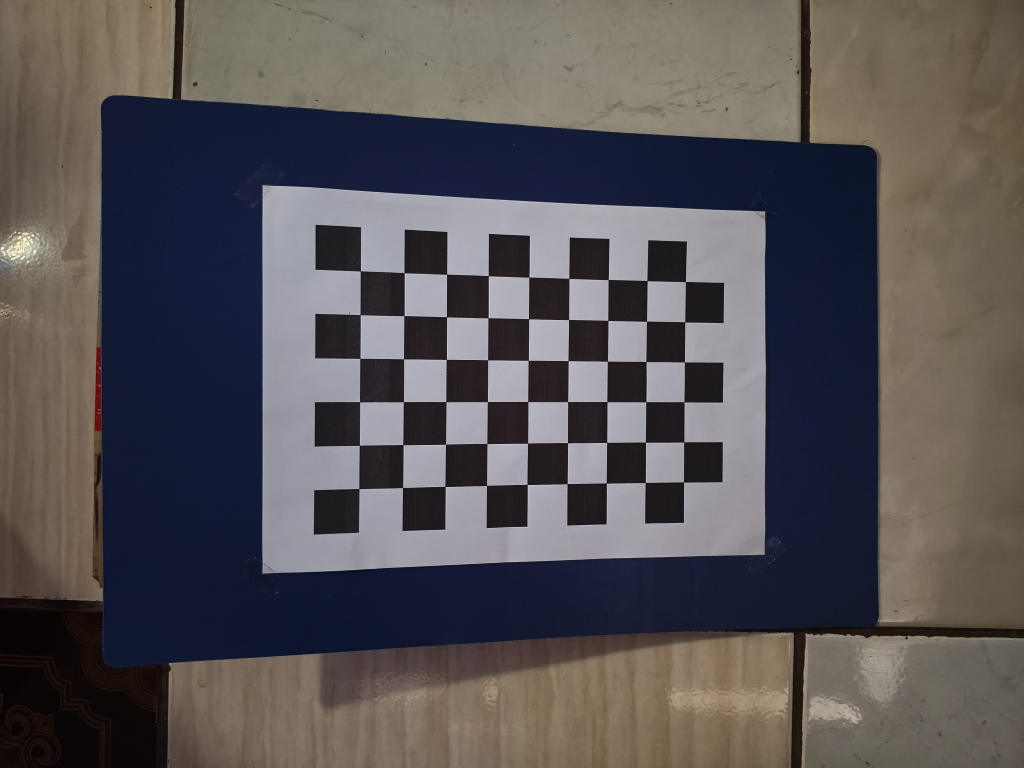
#> input picture praktikum_stereo/calibration/cal_09.jpg, 4096 x 3072 px (shown at 1/4 size); its folder holds only this picture in this run
$ jupyter execute --allow-errors Starter_Stereo_1HP.ipynb   (older library calls are emulated)
#> lines starting #> are read from the running program, lines starting #| are printed output that depends on the picture
# Starter Code — Stereo Vision dengan 1 HP

**Petunjuk persiapan foto, alat, dan hal yang harus dicatat ada di `README.md`.** Notebook ini untuk menjalankan kode dan mengisi hasil. Jalankan **A → G** berurutan.

## A — Konfigurasi dan pemeriksaan file
Isi tiga nilai yang diukur. Untuk Colab, ubah `UPLOAD_ZIP = True`.

[cell 1]
from pathlib import Path
import os, zipfile, csv
import cv2
import numpy as np
import matplotlib.pyplot as plt

# === ISI SESUAI README ===
PATTERN_SIZE = (9, 6)        # sudut dalam; papan cetak 10 x 7 kotak
SQUARE_SIZE_MM = 25.0        # GANTI dengan ukuran satu kotak hasil penggaris
BASELINE_CM = 10.0           # GANTI dengan perpindahan pusat kamera L -> R
UPLOAD_ZIP = False          # True hanya di Google Colab
DATA_DIR = Path('praktikum_stereo')

if UPLOAD_ZIP:
    from google.colab import files
    uploaded = files.upload()
    if len(uploaded) != 1 or not next(iter(uploaded)).lower().endswith('.zip'):
        raise ValueError('Unggah satu file ZIP folder praktikum_stereo.')
    name = next(iter(uploaded))
    with zipfile.ZipFile(name) as z:
        # Tolak entri yang berpotensi keluar dari direktori kerja
        for m in z.infolist():
            p = Path(m.filename)
            if p.is_absolute() or '..' in p.parts:
                raise ValueError('ZIP mengandung path tidak aman.')
        z.extractall('.')

CAL_DIR = DATA_DIR/'calibration'
STEREO_DIR = DATA_DIR/'stereo'
OUT = DATA_DIR/'output'
OUT.mkdir(parents=True, exist_ok=True)
image_ext = {'.jpg','.jpeg','.png','.bmp'}
cal_files = sorted(p for p in CAL_DIR.iterdir() if p.suffix.lower() in image_ext) if CAL_DIR.exists() else []
L_PATH, R_PATH = STEREO_DIR/'left.jpg', STEREO_DIR/'right.jpg'
print('OpenCV:',cv2.__version__)
print('Foto kalibrasi:',len(cal_files),'| kiri:',L_PATH.exists(),'| kanan:',R_PATH.exists())
print('Kotak:',SQUARE_SIZE_MM,'mm | baseline:',BASELINE_CM,'cm')
if SQUARE_SIZE_MM <= 0 or BASELINE_CM <= 0: raise ValueError('Ukuran kotak dan baseline harus positif.')
#> (the rest of this cell did not finish here and is left out)

## B — Deteksi sudut chessboard dan ukur jarak dalam piksel
Hasil `contoh jarak 2 sudut` adalah nilai **foto**, bukan focal length. Foto gagal otomatis dilewati.

[cell 2]
cols, rows = PATTERN_SIZE
obj = np.zeros((cols*rows,3),np.float32)
obj[:,:2] = np.mgrid[0:cols,0:rows].T.reshape(-1,2) * SQUARE_SIZE_MM
objpoints, imgpoints, ok_files, bad_files, spacings = [],[],[],[],[]
size_wh = None
preview = None
for path in cal_files:
    img = cv2.imread(str(path))
#> img is the input picture: shape (3072, 4096, 3); mean B, G, R 85, 82.8, 87.3
    if img is None: bad_files.append(path.name); continue
    gray = cv2.cvtColor(img,cv2.COLOR_BGR2GRAY)
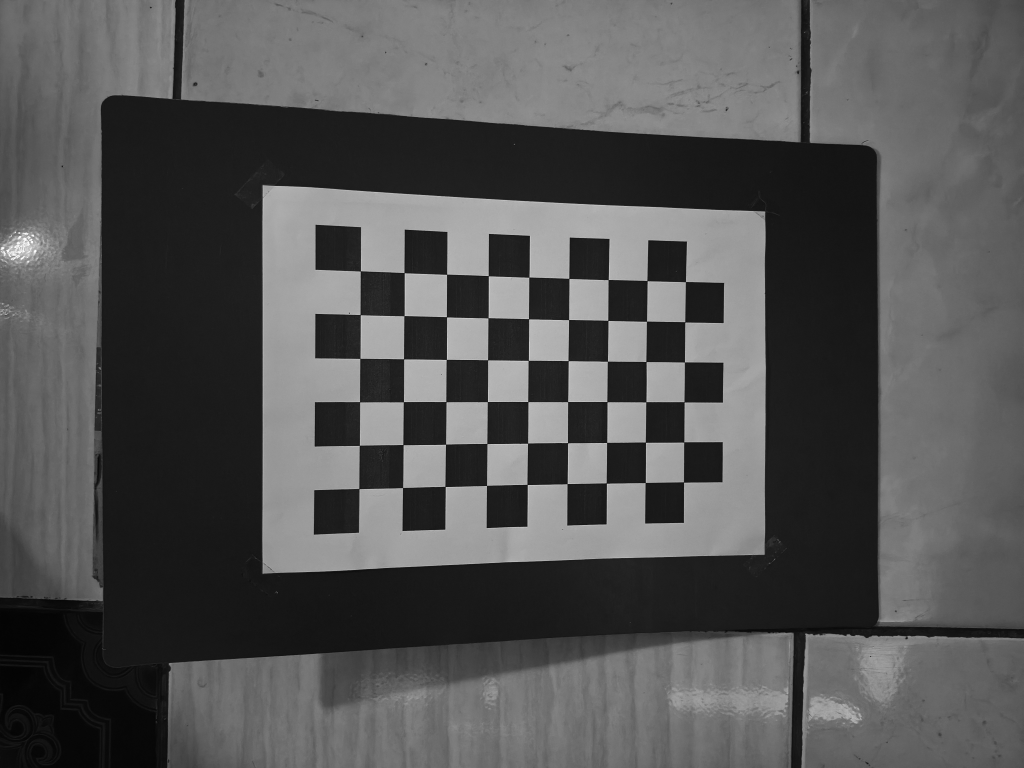
#> gray: shape (3072, 4096) (shown at 1/4 size); min 1, max 254, mean 84.4
    wh = (gray.shape[1],gray.shape[0])
    if size_wh is None: size_wh=wh
    if wh != size_wh:
        bad_files.append(path.name+' (resolusi berbeda)'); continue
    found,corners = cv2.findChessboardCornersSB(gray, PATTERN_SIZE)
#> found = True; corners = 54 rows, first 8: [2735.5, 1929.6], [2582.3, 1931.5], [2426.5, 1933.7], [2269.8, 1936.1], [2109.9, 1939.2], [1947.7, 1943], [1781.7, 1947.2], [1611.9, 1951.6]
    if not found: bad_files.append(path.name); continue
    corners = corners.astype(np.float32)
    objpoints.append(obj.copy()); imgpoints.append(corners)
    ok_files.append(path.name)
    spacings.append(float(np.linalg.norm(corners[1,0]-corners[0,0])))
    if preview is None:
        preview=img.copy()
        cv2.drawChessboardCorners(preview,PATTERN_SIZE,corners,True)
print('Foto valid:',len(ok_files),'| Gagal:',len(bad_files))
print('Foto gagal:',bad_files)
print('Contoh jarak dua sudut dalam piksel:', round(spacings[0],2) if spacings else None)
#| Contoh jarak dua sudut dalam piksel: 153.22
if preview is not None:
    plt.figure(figsize=(10,6));plt.imshow(cv2.cvtColor(preview,cv2.COLOR_BGR2RGB));plt.title('Titik sudut yang terdeteksi');plt.axis('off');plt.show()
    cv2.imwrite(str(OUT/'corners_preview.jpg'),preview)
#> (the rest of this cell did not finish here and is left out)

## C — Kalibrasi kamera: hasil `fx`, `fy`, `cx`, `cy`
Periksa RMS dan simpan hasilnya. **Tidak ada angka focal length asumsi**.

[cell 3]
rms,K,dist,rvecs,tvecs=cv2.calibrateCamera(objpoints,imgpoints,size_wh,None,None)
#> rms = 0.574; K = [[3472.8, 0, 2085.2], [0, 3465.8, 1532.6], [0, 0, 1]]; dist = [[0.0769, 5.83, 0.000956, 0.0134, -79.89]]; rvecs = ([0.377, 0.0178, -3.11],); tvecs = ([100.9, 61.94, 547.9],)
fx,fy,cx,cy = K[0,0],K[1,1],K[0,2],K[1,2]
#> fx = 3472.8; fy = 3465.8; cx = 2085.2; cy = 1532.6
print('Resolusi kalibrasi:',size_wh)
#| Resolusi kalibrasi: (4096, 3072)
print('K =\n',K)
#| K =
#|  [[3.47277249e+03 0.00000000e+00 2.08518475e+03]
#|  [0.00000000e+00 3.46576004e+03 1.53259342e+03]
#|  [0.00000000e+00 0.00000000e+00 1.00000000e+00]]
print(f'fx={fx:.2f} px | fy={fy:.2f} px | cx={cx:.2f} px | cy={cy:.2f} px')
#| fx=3472.77 px | fy=3465.76 px | cx=2085.18 px | cy=1532.59 px
print(f'RMS reprojection error={rms:.3f} px')
#| RMS reprojection error=0.574 px
print('Distorsi:',dist.ravel())
#| Distorsi: [ 7.69370137e-02  5.83473512e+00  9.56358987e-04  1.34199334e-02
#|  -7.98888074e+01]
np.savez(OUT/'calibration.npz',K=K,dist=dist,image_wh=size_wh,rms=rms,square_size_mm=SQUARE_SIZE_MM)
if not np.isfinite(rms) or rms > 2.0:
    print('PERHATIAN: RMS cukup besar. Periksa foto kalibrasi dan kesesuaian pola.')

[cell 4]
errs = []
for i in range(len(objpoints)):
    proj, _ = cv2.projectPoints(objpoints[i], rvecs[i], tvecs[i], K, dist)
    d = imgpoints[i].reshape(-1, 2) - proj.reshape(-1, 2)
    errs.append(float(np.sqrt(np.mean(np.sum(d**2, axis=1)))))
#> this loop made 1 pass
#> after the loop, errs = [0.574]
for n, e in sorted(zip(ok_files, errs), key=lambda t: -t[1]):
    print(n, round(e, 3))
#> this loop made 1 pass
#> (n, e) on pass 1: ('cal_09.jpg', 0.574)
#> (printed output is left out)
print('Rata-rata:', round(float(np.mean(errs)), 3))
#| Rata-rata: 0.574

[cell 5]
def calib(exclude=(), fix_k3=False):
    idx = [i for i, n in enumerate(ok_files) if n not in exclude]
    flags = cv2.CALIB_FIX_K3 if fix_k3 else 0
    r, K2, d2, _, _ = cv2.calibrateCamera(
        [objpoints[i] for i in idx], [imgpoints[i] for i in idx],
        size_wh, None, None, flags=flags)
    return r, K2, d2.ravel(), len(idx)

skenario = [(), ('cal_10.jpg',), ('cal_10.jpg','cal_11.jpg'),
            ('cal_10.jpg','cal_11.jpg','cal_13.jpg','cal_08.jpg')]
for ex in skenario:
    for fk in (False, True):
        r, K2, d2, n = calib(ex, fk)
        print(f'foto={n} fix_k3={fk} | RMS={r:.3f} | fx={K2[0,0]:.1f} fy={K2[1,1]:.1f} | k1={d2[0]:.3f} k2={d2[1]:.3f} k3={d2[4]:.3f}')
#> this loop made 4 passes
#| foto=1 fix_k3=False | RMS=0.574 | fx=3472.8 fy=3465.8 | k1=0.077 k2=5.835 k3=-79.889
#| foto=1 fix_k3=True | RMS=0.581 | fx=3563.8 fy=3553.3 | k1=0.260 k2=-1.139 k3=0.000
#| foto=1 fix_k3=False | RMS=0.574 | fx=3472.8 fy=3465.8 | k1=0.077 k2=5.835 k3=-79.889
#| foto=1 fix_k3=True | RMS=0.581 | fx=3563.8 fy=3553.3 | k1=0.260 k2=-1.139 k3=0.000
#| foto=1 fix_k3=False | RMS=0.574 | fx=3472.8 fy=3465.8 | k1=0.077 k2=5.835 k3=-79.889
#| foto=1 fix_k3=True | RMS=0.581 | fx=3563.8 fy=3553.3 | k1=0.260 k2=-1.139 k3=0.000
#> (further printed lines are left out)


$ run again, on praktikum_stereo/calibration/cal_12.jpg
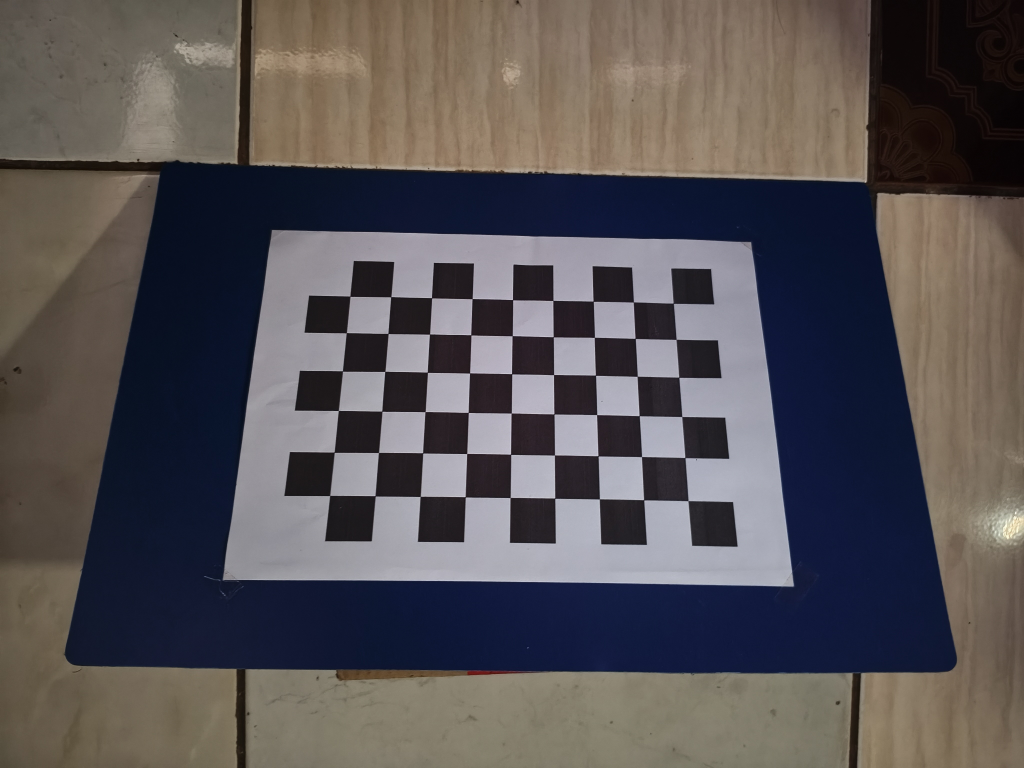
#> input picture praktikum_stereo/calibration/cal_12.jpg, 4096 x 3072 px (shown at 1/4 size)
#> img is the input picture: shape (3072, 4096, 3); mean B, G, R 84.8, 83, 87.7
#> `gray = cv2.cvtColor(img,cv2.COLOR_BGR2GRAY)`:
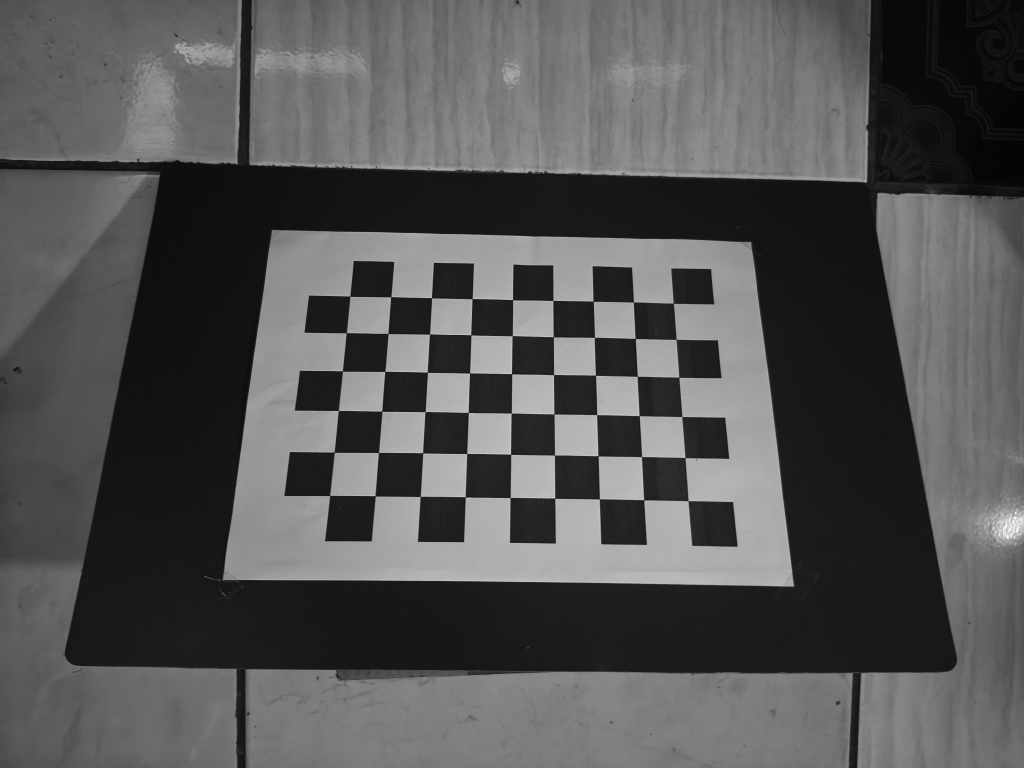
#> gray: shape (3072, 4096) (shown at 1/4 size); min 1, max 254, mean 84.6
#> found = True; corners = 54 rows, first 8: [1401.2, 1186.3], [1564.7, 1188.5], [1727.8, 1192.7], [1890, 1196.2], [2051.9, 1200.4], [2213.2, 1203.2], [2374.3, 1206.4], [2535, 1209.5]
#| Contoh jarak dua sudut dalam piksel: 163.49
#> rms = 0.48; K = [[2245.3, 0, 2033.3], [0, 2148, 1538.1], [0, 0, 1]]; dist = [[0.0653, -0.561, 0.00875, -0.000279, 1.77]]; rvecs = ([-0.257, -0.0224, 0.0165],); tvecs = ([-97.08, -56.8, 344.9],)
#> fx = 2245.3; fy = 2148; cx = 2033.3; cy = 1538.1
#| Resolusi kalibrasi: (4096, 3072)
#| K =
#|  [[2.24532931e+03 0.00000000e+00 2.03334184e+03]
#|  [0.00000000e+00 2.14797771e+03 1.53806694e+03]
#|  [0.00000000e+00 0.00000000e+00 1.00000000e+00]]
#| fx=2245.33 px | fy=2147.98 px | cx=2033.34 px | cy=1538.07 px
#| RMS reprojection error=0.480 px
#| Distorsi: [ 6.52891435e-02 -5.61345804e-01  8.74769873e-03 -2.78598744e-04
#|   1.77040457e+00]
#> the loop `for i in range(len(objpoints)):` made 1 pass
#> after the loop `for i in range(len(objpoints)):`: errs = [0.48]
#> the loop `for n, e in sorted(zip(ok_files, errs), key=lambda t: -t[1]):` made 1 pass
#> (n, e) on pass 1: ('cal_12.jpg', 0.48)
#> (printed output is left out)
#| Rata-rata: 0.48
#> the loop `for ex in skenario:` made 4 passes
#| foto=1 fix_k3=False | RMS=0.480 | fx=2245.3 fy=2148.0 | k1=0.065 k2=-0.561 k3=1.770
#| foto=1 fix_k3=True | RMS=0.482 | fx=2092.1 fy=1998.4 | k1=0.032 k2=-0.106 k3=0.000
#| foto=1 fix_k3=False | RMS=0.480 | fx=2245.3 fy=2148.0 | k1=0.065 k2=-0.561 k3=1.770
#| foto=1 fix_k3=True | RMS=0.482 | fx=2092.1 fy=1998.4 | k1=0.032 k2=-0.106 k3=0.000
#| foto=1 fix_k3=False | RMS=0.480 | fx=2245.3 fy=2148.0 | k1=0.065 k2=-0.561 k3=1.770
#| foto=1 fix_k3=True | RMS=0.482 | fx=2092.1 fy=1998.4 | k1=0.032 k2=-0.106 k3=0.000
#> (further printed lines are left out)

$ run again, on praktikum_stereo/calibration/cal_10.jpg
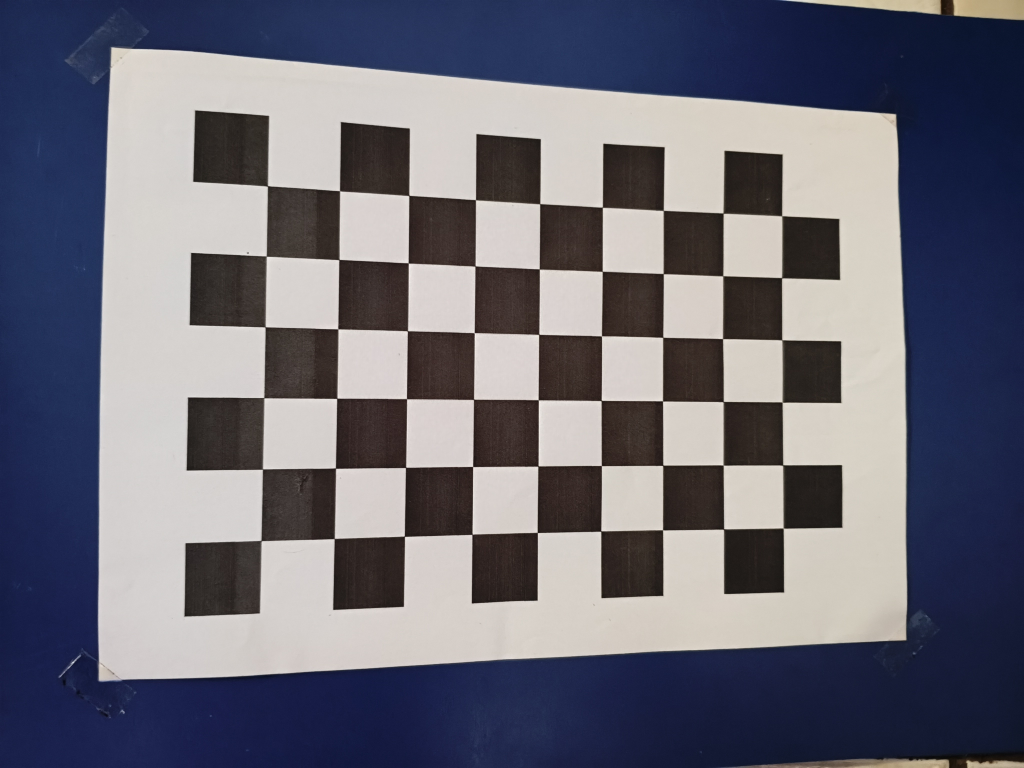
#> input picture praktikum_stereo/calibration/cal_10.jpg, 4096 x 3072 px (shown at 1/4 size)
#> img is the input picture: shape (3072, 4096, 3); mean B, G, R 117.8, 106.3, 106.9
#> `gray = cv2.cvtColor(img,cv2.COLOR_BGR2GRAY)`:
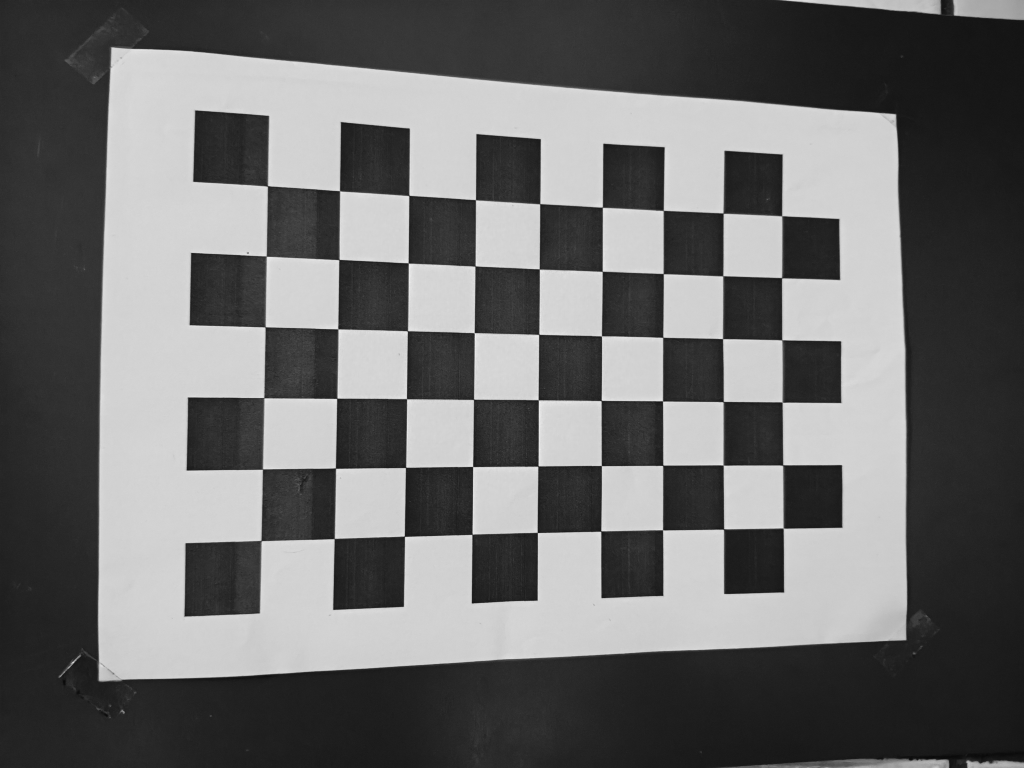
#> gray: shape (3072, 4096) (shown at 1/4 size); min 5, max 250, mean 107.7
#> found = True; corners = 54 rows, first 8: [3134.5, 2114], [2896.2, 2117.6], [2652, 2121.2], [2404.8, 2125.9], [2150.5, 2131.3], [1889.3, 2138.5], [1618.9, 2146.5], [1338.1, 2155.7]
#| Contoh jarak dua sudut dalam piksel: 238.36
#> rms = 1.08; K = [[3188.6, 0, 2088.1], [0, 3197.3, 1476.1], [0, 0, 1]]; dist = [[-0.000655, 1.63, -0.0029, 0.00976, -7.28]]; rvecs = ([0.333, -0.0619, -3.11],); tvecs = ([103.7, 63.45, 322.7],)
#> fx = 3188.6; fy = 3197.3; cx = 2088.1; cy = 1476.1
#| Resolusi kalibrasi: (4096, 3072)
#| K =
#|  [[3.18864940e+03 0.00000000e+00 2.08808948e+03]
#|  [0.00000000e+00 3.19734805e+03 1.47613052e+03]
#|  [0.00000000e+00 0.00000000e+00 1.00000000e+00]]
#| fx=3188.65 px | fy=3197.35 px | cx=2088.09 px | cy=1476.13 px
#| RMS reprojection error=1.081 px
#| Distorsi: [-6.55334600e-04  1.63383047e+00 -2.90068674e-03  9.76495034e-03
#|  -7.27666071e+00]
#> the loop `for i in range(len(objpoints)):` made 1 pass
#> after the loop `for i in range(len(objpoints)):`: errs = [1.08]
#> the loop `for n, e in sorted(zip(ok_files, errs), key=lambda t: -t[1]):` made 1 pass
#> (n, e) on pass 1: ('cal_10.jpg', 1.08)
#> (printed output is left out)
#| Rata-rata: 1.081
